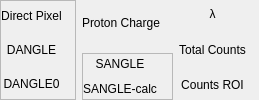
              <widget class="QFrame" name="frame">
               <property name="frameShape">
                <enum>QFrame::NoFrame</enum>
               </property>
               <layout class="QHBoxLayout" name="horizontalLayout_13">
                <property name="margin">
                 <number>0</number>
                </property>
                <item>
                 <widget class="QFrame" name="frame_5">
                  <property name="frameShape">
                   <enum>QFrame::StyledPanel</enum>
                  </property>
                  <property name="frameShadow">
                   <enum>QFrame::Raised</enum>
                  </property>
                  <layout class="QGridLayout" name="gridLayout_4">
                   <property name="margin">
                    <number>0</number>
                   </property>
                   <item row="0" column="0">
                    <widget class="QLabel" name="label_17">
                     <property name="toolTip">
                      <string>Direct pixel value read from file, if overwrite is active, the read value is in brackets</string>
                     </property>
                     <property name="text">
                      <string>Direct Pixel</string>
                     </property>
                     <property name="alignment">
                      <set>Qt::AlignCenter</set>
                     </property>
                    </widget>
                   </item>
                   <item row="1" column="0">
                    <widget class="QLabel" name="label_11">
                     <property name="toolTip">
                      <string>Detector Angle value read from file</string>
                     </property>
                     <property name="text">
                      <string>DANGLE</string>
                     </property>
                     <property name="alignment">
                      <set>Qt::AlignCenter</set>
                     </property>
                     <property name="textInteractionFlags">
                      <set>Qt::LinksAccessibleByMouse|Qt::TextSelectableByMouse</set>
                     </property>
                    </widget>
                   </item>
                   <item row="2" column="0">
                    <widget class="QLabel" name="label_15">
                     <property name="toolTip">
                      <string>Two theta value calculated from file, if DANGLE0 overwrite is active, the read value is in brackets</string>
                     </property>
                     <property name="text">
                      <string>DANGLE0</string>
                     </property>
                     <property name="alignment">
                      <set>Qt::AlignCenter</set>
                     </property>
                     <property name="textInteractionFlags">
                      <set>Qt::LinksAccessibleByMouse|Qt::TextSelectableByMouse</set>
                     </property>
                    </widget>
                   </item>
                   <item row="0" column="1">
                    <widget class="QLabel" name="datasetDirectPixel">
                     <property name="toolTip">
                      <string>Direct pixel value read from file, if overwrite is active, the read value is in brackets</string>
                     </property>
                     <property name="text">
                      <string/>
                     </property>
                    </widget>
                   </item>
                   <item row="1" column="1">
                    <widget class="QLabel" name="datasetDangle">
                     <property name="toolTip">
                      <string>Detector Angle value read from file</string>
                     </property>
                     <property name="text">
                      <string/>
                     </property>
                     <property name="margin">
                      <number>2</number>
                     </property>
                     <property name="textInteractionFlags">
                      <set>Qt::LinksAccessibleByMouse|Qt::TextSelectableByMouse</set>
                     </property>
                    </widget>
                   </item>
                   <item row="2" column="1">
                    <widget class="QLabel" name="datasetDangle0">
                     <property name="toolTip">
                      <string>Two theta value calculated from file, if DANGLE0 overwrite is active, the read value is in brackets</string>
                     </property>
                     <property name="text">
                      <string/>
                     </property>
                     <property name="margin">
                      <number>2</number>
                     </property>
                     <property name="textInteractionFlags">
                      <set>Qt::LinksAccessibleByMouse|Qt::TextSelectableByMouse</set>
                     </property>
                    </widget>
                   </item>
                  </layout>
                 </widget>
                </item>
                <item>
                 <widget class="QWidget" name="widget_8" native="true">
                  <layout class="QGridLayout" name="gridLayout_11">
                   <property name="margin">
                    <number>0</number>
                   </property>
                   <item row="0" column="0">
                    <widget class="QLabel" name="label_9">
                     <property name="toolTip">
                      <string>Read from file</string>
                     </property>
                     <property name="text">
                      <string>Proton Charge</string>
                     </property>
                     <property name="alignment">
                      <set>Qt::AlignCenter</set>
                     </property>
                     <property name="textInteractionFlags">
                      <set>Qt::LinksAccessibleByMouse|Qt::TextSelectableByMouse</set>
                     </property>
                    </widget>
                   </item>
                   <item row="0" column="1">
                    <widget class="QLabel" name="datasetPCharge">
                     <property name="toolTip">
                      <string>Read from file</string>
                     </property>
                     <property name="text">
                      <string/>
                     </property>
                     <property name="margin">
                      <number>2</number>
                     </property>
                     <property name="textInteractionFlags">
                      <set>Qt::LinksAccessibleByMouse|Qt::TextSelectableByMouse</set>
                     </property>
                    </widget>
                   </item>
                   <item row="1" column="0" colspan="2">
                    <widget class="QFrame" name="frame_6">
                     <property name="frameShape">
                      <enum>QFrame::StyledPanel</enum>
                     </property>
                     <property name="frameShadow">
                      <enum>QFrame::Raised</enum>
                     </property>
                     <layout class="QGridLayout" name="gridLayout_9">
                      <property name="margin">
                       <number>0</number>
                      </property>
                      <item row="0" column="0">
                       <widget class="QLabel" name="label_12">
                        <property name="toolTip">
                         <string>Sample angle read from file</string>
                        </property>
                        <property name="text">
                         <string>SANGLE</string>
                        </property>
                        <property name="alignment">
                         <set>Qt::AlignCenter</set>
                        </property>
                        <property name="textInteractionFlags">
                         <set>Qt::LinksAccessibleByMouse|Qt::TextSelectableByMouse</set>
                        </property>
                       </widget>
                      </item>
                      <item row="0" column="1">
                       <widget class="QLabel" name="datasetSangle">
                        <property name="toolTip">
                         <string>Sample angle read from file</string>
                        </property>
                        <property name="text">
                         <string/>
                        </property>
                        <property name="margin">
                         <number>2</number>
                        </property>
                        <property name="textInteractionFlags">
                         <set>Qt::LinksAccessibleByMouse|Qt::TextSelectableByMouse</set>
                        </property>
                       </widget>
                      </item>
                      <item row="1" column="0">
                       <widget class="QLabel" name="label_13">
                        <property name="toolTip">
                         <string>Sample angle calculated from 2Θ and X-center position</string>
                        </property>
                        <property name="text">
                         <string>SANGLE-calc</string>
                        </property>
                        <property name="alignment">
                         <set>Qt::AlignCenter</set>
                        </property>
                        <property name="textInteractionFlags">
                         <set>Qt::LinksAccessibleByMouse|Qt::TextSelectableByMouse</set>
                        </property>
                       </widget>
                      </item>
                      <item row="1" column="1">
                       <widget class="QLabel" name="datasetAi">
                        <property name="toolTip">
                         <string>Sample angle calculated from 2Θ and X-center position</string>
                        </property>
                        <property name="text">
                         <string/>
                        </property>
                        <property name="margin">
                         <number>2</number>
                        </property>
                        <property name="textInteractionFlags">
                         <set>Qt::LinksAccessibleByMouse|Qt::TextSelectableByMouse</set>
                        </property>
                       </widget>
                      </item>
                     </layout>
                    </widget>
                   </item>
                  </layout>
                 </widget>
                </item>
                <item>
                 <widget class="QWidget" name="widget_7" native="true">
                  <layout class="QGridLayout" name="gridLayout_10">
                   <property name="margin">
                    <number>0</number>
                   </property>
                   <item row="0" column="0">
                    <widget class="QLabel" name="label_8">
                     <property name="toolTip">
                      <string>Read from file</string>
                     </property>
                     <property name="text">
                      <string>λ</string>
                     </property>
                     <property name="alignment">
                      <set>Qt::AlignCenter</set>
                     </property>
                     <property name="textInteractionFlags">
                      <set>Qt::LinksAccessibleByMouse|Qt::TextSelectableByMouse</set>
                     </property>
                    </widget>
                   </item>
                   <item row="0" column="1">
                    <widget class="QLabel" name="datasetLambda">
                     <property name="toolTip">
                      <string>Read from file</string>
                     </property>
                     <property name="text">
                      <string/>
                     </property>
                     <property name="margin">
                      <number>2</number>
                     </property>
                     <property name="textInteractionFlags">
                      <set>Qt::LinksAccessibleByMouse|Qt::TextSelectableByMouse</set>
                     </property>
                    </widget>
                   </item>
                   <item row="1" column="0">
                    <widget class="QLabel" name="label_10">
                     <property name="toolTip">
                      <string>Read from file</string>
                     </property>
                     <property name="text">
                      <string>Total Counts</string>
                     </property>
                     <property name="alignment">
                      <set>Qt::AlignCenter</set>
                     </property>
                     <property name="textInteractionFlags">
                      <set>Qt::LinksAccessibleByMouse|Qt::TextSelectableByMouse</set>
                     </property>
                    </widget>
                   </item>
                   <item row="1" column="1">
                    <widget class="QLabel" name="datasetTotCounts">
                     <property name="toolTip">
                      <string>Read from file</string>
                     </property>
                     <property name="text">
                      <string/>
                     </property>
                     <property name="margin">
                      <number>2</number>
                     </property>
                     <property name="textInteractionFlags">
                      <set>Qt::LinksAccessibleByMouse|Qt::TextSelectableByMouse</set>
                     </property>
                    </widget>
                   </item>
                   <item row="2" column="0">
                    <widget class="QLabel" name="label_14">
                     <property name="toolTip">
                      <string>Counts in the window selected for X and Y</string>
                     </property>
                     <property name="text">
                      <string>Counts ROI</string>
                     </property>
                     <property name="alignment">
                      <set>Qt::AlignCenter</set>
                     </property>
                     <property name="textInteractionFlags">
                      <set>Qt::LinksAccessibleByMouse|Qt::TextSelectableByMouse</set>
                     </property>
                    </widget>
                   </item>
                   <item row="2" column="1">
                    <widget class="QLabel" name="datasetROI">
                     <property name="toolTip">
                      <string>Counts in the window selected for X and Y</string>
                     </property>
                     <property name="text">
                      <string/>
                     </property>
                     <property name="margin">
                      <number>2</number>
                     </property>
                     <property name="textInteractionFlags">
                      <set>Qt::LinksAccessibleByMouse|Qt::TextSelectableByMouse</set>
                     </property>
                    </widget>
                   </item>
                  </layout>
                 </widget>
                </item>
               </layout>
              </widget>
